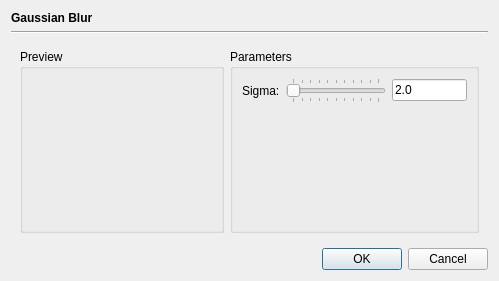
<?xml version="1.0" encoding="UTF-8"?>
<ui version="4.0">
 <class>OpGaussBlurDialog</class>
 <widget class="QDialog" name="OpGaussBlurDialog">
  <property name="geometry">
   <rect>
    <x>0</x>
    <y>0</y>
    <width>499</width>
    <height>281</height>
   </rect>
  </property>
  <property name="windowTitle">
   <string>Dialog</string>
  </property>
  <layout class="QVBoxLayout" name="verticalLayout">
   <item>
    <widget class="QLabel" name="label">
     <property name="font">
      <font>
       <bold>true</bold>
      </font>
     </property>
     <property name="text">
      <string>Gaussian Blur</string>
     </property>
    </widget>
   </item>
   <item>
    <widget class="Line" name="line">
     <property name="orientation">
      <enum>Qt::Horizontal</enum>
     </property>
    </widget>
   </item>
   <item>
    <widget class="QWidget" name="widget_2" native="true">
     <layout class="QHBoxLayout" name="horizontalLayout">
      <item>
       <widget class="QGroupBox" name="groupBox_2">
        <property name="sizePolicy">
         <sizepolicy hsizetype="Preferred" vsizetype="Preferred">
          <horstretch>1</horstretch>
          <verstretch>1</verstretch>
         </sizepolicy>
        </property>
        <property name="title">
         <string>Preview</string>
        </property>
        <layout class="QVBoxLayout" name="verticalLayout_2"/>
       </widget>
      </item>
      <item>
       <widget class="QGroupBox" name="groupBox">
        <property name="title">
         <string>Parameters</string>
        </property>
        <layout class="QGridLayout" name="gridLayout">
         <item row="1" column="2">
          <spacer name="verticalSpacer">
           <property name="orientation">
            <enum>Qt::Vertical</enum>
           </property>
           <property name="sizeHint" stdset="0">
            <size>
             <width>20</width>
             <height>40</height>
            </size>
           </property>
          </spacer>
         </item>
         <item row="0" column="0">
          <widget class="QLabel" name="label_2">
           <property name="text">
            <string>Sigma:</string>
           </property>
          </widget>
         </item>
         <item row="0" column="2">
          <widget class="QLineEdit" name="sigmaField">
           <property name="maximumSize">
            <size>
             <width>75</width>
             <height>16777215</height>
            </size>
           </property>
           <property name="text">
            <string>2.0</string>
           </property>
          </widget>
         </item>
         <item row="0" column="1">
          <widget class="QSlider" name="sigmaSlider">
           <property name="sizePolicy">
            <sizepolicy hsizetype="Expanding" vsizetype="Fixed">
             <horstretch>1</horstretch>
             <verstretch>0</verstretch>
            </sizepolicy>
           </property>
           <property name="minimumSize">
            <size>
             <width>100</width>
             <height>0</height>
            </size>
           </property>
           <property name="minimum">
            <number>1</number>
           </property>
           <property name="maximum">
            <number>500</number>
           </property>
           <property name="orientation">
            <enum>Qt::Horizontal</enum>
           </property>
           <property name="tickPosition">
            <enum>QSlider::TicksBothSides</enum>
           </property>
           <property name="tickInterval">
            <number>50</number>
           </property>
          </widget>
         </item>
        </layout>
       </widget>
      </item>
     </layout>
    </widget>
   </item>
   <item>
    <widget class="QDialogButtonBox" name="buttonBox">
     <property name="orientation">
      <enum>Qt::Horizontal</enum>
     </property>
     <property name="standardButtons">
      <set>QDialogButtonBox::Cancel|QDialogButtonBox::Ok</set>
     </property>
    </widget>
   </item>
  </layout>
 </widget>
 <resources/>
 <connections>
  <connection>
   <sender>buttonBox</sender>
   <signal>accepted()</signal>
   <receiver>OpGaussBlurDialog</receiver>
   <slot>accept()</slot>
   <hints>
    <hint type="sourcelabel">
     <x>248</x>
     <y>254</y>
    </hint>
    <hint type="destinationlabel">
     <x>157</x>
     <y>274</y>
    </hint>
   </hints>
  </connection>
  <connection>
   <sender>buttonBox</sender>
   <signal>rejected()</signal>
   <receiver>OpGaussBlurDialog</receiver>
   <slot>reject()</slot>
   <hints>
    <hint type="sourcelabel">
     <x>316</x>
     <y>260</y>
    </hint>
    <hint type="destinationlabel">
     <x>286</x>
     <y>274</y>
    </hint>
   </hints>
  </connection>
 </connections>
</ui>
